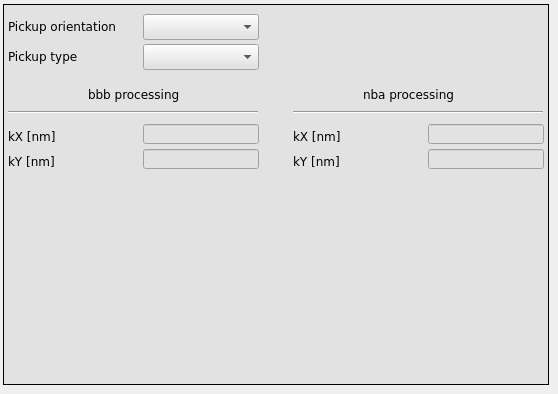
      <widget class="QWidget" name="tab">
       <attribute name="title">
        <string>Pickup</string>
       </attribute>
       <widget class="caFrame" name="caframe_14">
        <property name="geometry">
         <rect>
          <x>3</x>
          <y>4</y>
          <width>546</width>
          <height>381</height>
         </rect>
        </property>
        <property name="styleSheet">
         <string notr="true">background-color: rgb(226, 226, 226);</string>
        </property>
        <property name="frameShape">
         <enum>QFrame::Box</enum>
        </property>
        <widget class="caTextEntry" name="catextentry_47">
         <property name="geometry">
          <rect>
           <x>140</x>
           <y>145</y>
           <width>116</width>
           <height>20</height>
          </rect>
         </property>
         <property name="font">
          <font>
           <family>DejaVu Sans</family>
           <pointsize>9</pointsize>
           <stylestrategy>PreferDefault</stylestrategy>
          </font>
         </property>
         <property name="alignment">
          <set>Qt::AlignRight|Qt::AlignTrailing|Qt::AlignVCenter</set>
         </property>
         <property name="channel" stdset="0">
          <string notr="true">$(BPM):calibration:bbb:k:y</string>
         </property>
         <property name="background">
          <color>
           <red>255</red>
           <green>255</green>
           <blue>255</blue>
          </color>
         </property>
         <property name="colorMode">
          <enum>caLineEdit::Static</enum>
         </property>
         <property name="precision">
          <number>4</number>
         </property>
         <property name="precisionMode">
          <enum>caLineEdit::Channel</enum>
         </property>
         <property name="maxValue">
          <double>2.000000000000000</double>
         </property>
         <property name="minValue">
          <double>0.100000000000000</double>
         </property>
        </widget>
        <widget class="caTextEntry" name="catextentry_50">
         <property name="geometry">
          <rect>
           <x>140</x>
           <y>120</y>
           <width>116</width>
           <height>20</height>
          </rect>
         </property>
         <property name="font">
          <font>
           <family>DejaVu Sans</family>
           <pointsize>9</pointsize>
           <stylestrategy>PreferDefault</stylestrategy>
          </font>
         </property>
         <property name="alignment">
          <set>Qt::AlignRight|Qt::AlignTrailing|Qt::AlignVCenter</set>
         </property>
         <property name="channel" stdset="0">
          <string notr="true">$(BPM):calibration:bbb:k:x</string>
         </property>
         <property name="background">
          <color>
           <red>255</red>
           <green>255</green>
           <blue>255</blue>
          </color>
         </property>
         <property name="colorMode">
          <enum>caLineEdit::Static</enum>
         </property>
         <property name="precision">
          <number>4</number>
         </property>
         <property name="precisionMode">
          <enum>caLineEdit::Channel</enum>
         </property>
         <property name="maxValue">
          <double>2.000000000000000</double>
         </property>
         <property name="minValue">
          <double>0.100000000000000</double>
         </property>
        </widget>
        <widget class="QLabel" name="label_63">
         <property name="geometry">
          <rect>
           <x>5</x>
           <y>145</y>
           <width>51</width>
           <height>25</height>
          </rect>
         </property>
         <property name="font">
          <font>
           <family>DejaVu Sans</family>
          </font>
         </property>
         <property name="styleSheet">
          <string notr="true"/>
         </property>
         <property name="text">
          <string>kY [nm]</string>
         </property>
        </widget>
        <widget class="QLabel" name="label_65">
         <property name="geometry">
          <rect>
           <x>5</x>
           <y>120</y>
           <width>61</width>
           <height>25</height>
          </rect>
         </property>
         <property name="font">
          <font>
           <family>DejaVu Sans</family>
          </font>
         </property>
         <property name="styleSheet">
          <string notr="true"/>
         </property>
         <property name="text">
          <string>kX [nm]</string>
         </property>
        </widget>
        <widget class="caMenu" name="camenu_14">
         <property name="geometry">
          <rect>
           <x>140</x>
           <y>10</y>
           <width>116</width>
           <height>26</height>
          </rect>
         </property>
         <property name="font">
          <font>
           <family>DejaVu Sans</family>
           <pointsize>10</pointsize>
          </font>
         </property>
         <property name="styleSheet">
          <string notr="true">color: rgb(0, 0, 0);</string>
         </property>
         <property name="frame">
          <bool>true</bool>
         </property>
         <property name="channel" stdset="0">
          <string notr="true">$(BPM):dsp:orientation</string>
         </property>
         <property name="labelDisplay">
          <bool>false</bool>
         </property>
        </widget>
        <widget class="QLabel" name="label_59">
         <property name="geometry">
          <rect>
           <x>5</x>
           <y>10</y>
           <width>121</width>
           <height>25</height>
          </rect>
         </property>
         <property name="font">
          <font>
           <family>DejaVu Sans</family>
          </font>
         </property>
         <property name="text">
          <string>Pickup orientation</string>
         </property>
        </widget>
        <widget class="caMenu" name="camenu_15">
         <property name="geometry">
          <rect>
           <x>140</x>
           <y>40</y>
           <width>116</width>
           <height>26</height>
          </rect>
         </property>
         <property name="font">
          <font>
           <family>DejaVu Sans</family>
           <pointsize>10</pointsize>
          </font>
         </property>
         <property name="styleSheet">
          <string notr="true">color: rgb(0, 0, 0);</string>
         </property>
         <property name="frame">
          <bool>true</bool>
         </property>
         <property name="channel" stdset="0">
          <string notr="true">$(BPM):dsp:bbb:sensor</string>
         </property>
         <property name="labelDisplay">
          <bool>false</bool>
         </property>
        </widget>
        <widget class="QLabel" name="label_60">
         <property name="geometry">
          <rect>
           <x>5</x>
           <y>40</y>
           <width>121</width>
           <height>25</height>
          </rect>
         </property>
         <property name="font">
          <font>
           <family>DejaVu Sans</family>
          </font>
         </property>
         <property name="text">
          <string>Pickup type</string>
         </property>
        </widget>
        <widget class="QLabel" name="label_70">
         <property name="geometry">
          <rect>
           <x>85</x>
           <y>80</y>
           <width>101</width>
           <height>21</height>
          </rect>
         </property>
         <property name="font">
          <font>
           <family>DejaVu Sans</family>
           <pointsize>9</pointsize>
          </font>
         </property>
         <property name="text">
          <string>bbb processing</string>
         </property>
        </widget>
        <widget class="QLabel" name="label_71">
         <property name="geometry">
          <rect>
           <x>360</x>
           <y>80</y>
           <width>96</width>
           <height>20</height>
          </rect>
         </property>
         <property name="font">
          <font>
           <family>DejaVu Sans</family>
           <pointsize>9</pointsize>
          </font>
         </property>
         <property name="text">
          <string>nba processing</string>
         </property>
        </widget>
        <widget class="Line" name="line_6">
         <property name="geometry">
          <rect>
           <x>5</x>
           <y>100</y>
           <width>250</width>
           <height>16</height>
          </rect>
         </property>
         <property name="orientation">
          <enum>Qt::Horizontal</enum>
         </property>
        </widget>
        <widget class="Line" name="line_7">
         <property name="geometry">
          <rect>
           <x>290</x>
           <y>100</y>
           <width>250</width>
           <height>16</height>
          </rect>
         </property>
         <property name="orientation">
          <enum>Qt::Horizontal</enum>
         </property>
        </widget>
        <widget class="QLabel" name="label_72">
         <property name="geometry">
          <rect>
           <x>290</x>
           <y>145</y>
           <width>51</width>
           <height>25</height>
          </rect>
         </property>
         <property name="font">
          <font>
           <family>DejaVu Sans</family>
          </font>
         </property>
         <property name="styleSheet">
          <string notr="true"/>
         </property>
         <property name="text">
          <string>kY [nm]</string>
         </property>
        </widget>
        <widget class="caTextEntry" name="catextentry_48">
         <property name="geometry">
          <rect>
           <x>425</x>
           <y>145</y>
           <width>116</width>
           <height>20</height>
          </rect>
         </property>
         <property name="font">
          <font>
           <family>DejaVu Sans</family>
           <pointsize>9</pointsize>
           <stylestrategy>PreferDefault</stylestrategy>
          </font>
         </property>
         <property name="alignment">
          <set>Qt::AlignRight|Qt::AlignTrailing|Qt::AlignVCenter</set>
         </property>
         <property name="channel" stdset="0">
          <string notr="true">$(BPM):calibration:nba:k:y</string>
         </property>
         <property name="background">
          <color>
           <red>255</red>
           <green>255</green>
           <blue>255</blue>
          </color>
         </property>
         <property name="colorMode">
          <enum>caLineEdit::Static</enum>
         </property>
         <property name="precision">
          <number>4</number>
         </property>
         <property name="precisionMode">
          <enum>caLineEdit::Channel</enum>
         </property>
         <property name="maxValue">
          <double>2.000000000000000</double>
         </property>
         <property name="minValue">
          <double>0.100000000000000</double>
         </property>
        </widget>
        <widget class="caTextEntry" name="catextentry_51">
         <property name="geometry">
          <rect>
           <x>425</x>
           <y>120</y>
           <width>116</width>
           <height>20</height>
          </rect>
         </property>
         <property name="font">
          <font>
           <family>DejaVu Sans</family>
           <pointsize>9</pointsize>
           <stylestrategy>PreferDefault</stylestrategy>
          </font>
         </property>
         <property name="alignment">
          <set>Qt::AlignRight|Qt::AlignTrailing|Qt::AlignVCenter</set>
         </property>
         <property name="channel" stdset="0">
          <string notr="true">$(BPM):calibration:nba:k:x</string>
         </property>
         <property name="background">
          <color>
           <red>255</red>
           <green>255</green>
           <blue>255</blue>
          </color>
         </property>
         <property name="colorMode">
          <enum>caLineEdit::Static</enum>
         </property>
         <property name="precision">
          <number>4</number>
         </property>
         <property name="precisionMode">
          <enum>caLineEdit::Channel</enum>
         </property>
         <property name="maxValue">
          <double>2.000000000000000</double>
         </property>
         <property name="minValue">
          <double>0.100000000000000</double>
         </property>
        </widget>
        <widget class="QLabel" name="label_73">
         <property name="geometry">
          <rect>
           <x>290</x>
           <y>120</y>
           <width>61</width>
           <height>25</height>
          </rect>
         </property>
         <property name="font">
          <font>
           <family>DejaVu Sans</family>
          </font>
         </property>
         <property name="styleSheet">
          <string notr="true"/>
         </property>
         <property name="text">
          <string>kX [nm]</string>
         </property>
        </widget>
       </widget>
      </widget>
